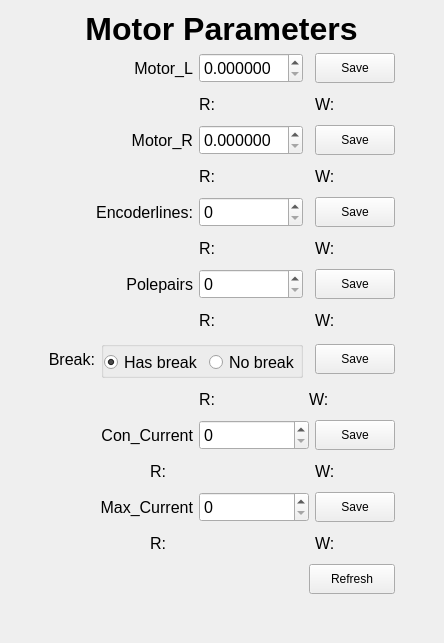
<?xml version="1.0" encoding="UTF-8"?>
<ui version="4.0">
 <class>motor_frame</class>
 <widget class="QWidget" name="motor_frame">
  <property name="geometry">
   <rect>
    <x>0</x>
    <y>0</y>
    <width>444</width>
    <height>643</height>
   </rect>
  </property>
  <property name="windowTitle">
   <string>Motor Specified</string>
  </property>
  <layout class="QGridLayout" name="gridLayout">
   <item row="7" column="1" colspan="3">
    <widget class="QLabel" name="label_5">
     <property name="sizePolicy">
      <sizepolicy hsizetype="Preferred" vsizetype="Minimum">
       <horstretch>0</horstretch>
       <verstretch>0</verstretch>
      </sizepolicy>
     </property>
     <property name="minimumSize">
      <size>
       <width>0</width>
       <height>30</height>
      </size>
     </property>
     <property name="font">
      <font>
       <family>Arial</family>
       <pointsize>12</pointsize>
       <weight>50</weight>
       <bold>false</bold>
      </font>
     </property>
     <property name="text">
      <string>Polepairs</string>
     </property>
     <property name="alignment">
      <set>Qt::AlignRight|Qt::AlignTrailing|Qt::AlignVCenter</set>
     </property>
    </widget>
   </item>
   <item row="5" column="6">
    <widget class="QPushButton" name="encoderline_saveBtn">
     <property name="minimumSize">
      <size>
       <width>0</width>
       <height>30</height>
      </size>
     </property>
     <property name="text">
      <string>Save</string>
     </property>
    </widget>
   </item>
   <item row="6" column="4">
    <widget class="QLabel" name="encoderline_r_label">
     <property name="minimumSize">
      <size>
       <width>80</width>
       <height>30</height>
      </size>
     </property>
     <property name="font">
      <font>
       <pointsize>12</pointsize>
      </font>
     </property>
     <property name="text">
      <string>R:</string>
     </property>
    </widget>
   </item>
   <item row="6" column="6">
    <widget class="QLabel" name="encoderline_w_label">
     <property name="minimumSize">
      <size>
       <width>80</width>
       <height>30</height>
      </size>
     </property>
     <property name="font">
      <font>
       <pointsize>12</pointsize>
      </font>
     </property>
     <property name="text">
      <string>W:</string>
     </property>
    </widget>
   </item>
   <item row="7" column="4">
    <widget class="shr::gui::SpinBox" name="polepairs_spinBox">
     <property name="minimumSize">
      <size>
       <width>100</width>
       <height>30</height>
      </size>
     </property>
     <property name="font">
      <font>
       <family>Arial</family>
       <pointsize>12</pointsize>
      </font>
     </property>
    </widget>
   </item>
   <item row="8" column="6">
    <widget class="QLabel" name="polepairs_w_label">
     <property name="minimumSize">
      <size>
       <width>80</width>
       <height>30</height>
      </size>
     </property>
     <property name="font">
      <font>
       <pointsize>12</pointsize>
      </font>
     </property>
     <property name="text">
      <string>W:</string>
     </property>
    </widget>
   </item>
   <item row="7" column="6">
    <widget class="QPushButton" name="polepairs_saveBtn">
     <property name="minimumSize">
      <size>
       <width>0</width>
       <height>30</height>
      </size>
     </property>
     <property name="text">
      <string>Save</string>
     </property>
    </widget>
   </item>
   <item row="8" column="4">
    <widget class="QLabel" name="polepairs_r_label">
     <property name="minimumSize">
      <size>
       <width>80</width>
       <height>30</height>
      </size>
     </property>
     <property name="font">
      <font>
       <pointsize>12</pointsize>
      </font>
     </property>
     <property name="text">
      <string>R:</string>
     </property>
    </widget>
   </item>
   <item row="9" column="0">
    <spacer name="horizontalSpacer_3">
     <property name="orientation">
      <enum>Qt::Horizontal</enum>
     </property>
     <property name="sizeHint" stdset="0">
      <size>
       <width>40</width>
       <height>20</height>
      </size>
     </property>
    </spacer>
   </item>
   <item row="9" column="6">
    <widget class="QPushButton" name="break_saveBtn">
     <property name="minimumSize">
      <size>
       <width>0</width>
       <height>30</height>
      </size>
     </property>
     <property name="text">
      <string>Save</string>
     </property>
    </widget>
   </item>
   <item row="9" column="7">
    <spacer name="horizontalSpacer_4">
     <property name="orientation">
      <enum>Qt::Horizontal</enum>
     </property>
     <property name="sizeHint" stdset="0">
      <size>
       <width>40</width>
       <height>20</height>
      </size>
     </property>
    </spacer>
   </item>
   <item row="9" column="1">
    <widget class="QLabel" name="label_7">
     <property name="sizePolicy">
      <sizepolicy hsizetype="Preferred" vsizetype="Minimum">
       <horstretch>0</horstretch>
       <verstretch>0</verstretch>
      </sizepolicy>
     </property>
     <property name="minimumSize">
      <size>
       <width>0</width>
       <height>30</height>
      </size>
     </property>
     <property name="font">
      <font>
       <family>Arial</family>
       <pointsize>12</pointsize>
       <weight>50</weight>
       <bold>false</bold>
      </font>
     </property>
     <property name="text">
      <string>Break:</string>
     </property>
     <property name="alignment">
      <set>Qt::AlignRight|Qt::AlignTrailing|Qt::AlignVCenter</set>
     </property>
    </widget>
   </item>
   <item row="10" column="4">
    <widget class="QLabel" name="break_r_label">
     <property name="minimumSize">
      <size>
       <width>80</width>
       <height>30</height>
      </size>
     </property>
     <property name="font">
      <font>
       <pointsize>12</pointsize>
      </font>
     </property>
     <property name="text">
      <string>R:</string>
     </property>
    </widget>
   </item>
   <item row="10" column="5" colspan="2">
    <widget class="QLabel" name="break_w_label">
     <property name="minimumSize">
      <size>
       <width>80</width>
       <height>30</height>
      </size>
     </property>
     <property name="font">
      <font>
       <pointsize>12</pointsize>
      </font>
     </property>
     <property name="text">
      <string>W:</string>
     </property>
    </widget>
   </item>
   <item row="11" column="6">
    <widget class="QPushButton" name="con_current_saveBtn">
     <property name="minimumSize">
      <size>
       <width>0</width>
       <height>30</height>
      </size>
     </property>
     <property name="text">
      <string>Save</string>
     </property>
    </widget>
   </item>
   <item row="12" column="6">
    <widget class="QLabel" name="con_current_w_label">
     <property name="minimumSize">
      <size>
       <width>80</width>
       <height>30</height>
      </size>
     </property>
     <property name="font">
      <font>
       <pointsize>12</pointsize>
      </font>
     </property>
     <property name="text">
      <string>W:</string>
     </property>
    </widget>
   </item>
   <item row="12" column="3" colspan="3">
    <widget class="QLabel" name="con_current_r_label">
     <property name="minimumSize">
      <size>
       <width>80</width>
       <height>30</height>
      </size>
     </property>
     <property name="font">
      <font>
       <pointsize>12</pointsize>
      </font>
     </property>
     <property name="text">
      <string>R:</string>
     </property>
    </widget>
   </item>
   <item row="13" column="6">
    <widget class="QPushButton" name="max_current_saveBtn">
     <property name="minimumSize">
      <size>
       <width>0</width>
       <height>30</height>
      </size>
     </property>
     <property name="text">
      <string>Save</string>
     </property>
    </widget>
   </item>
   <item row="14" column="3" colspan="3">
    <widget class="QLabel" name="max_current_r_label">
     <property name="minimumSize">
      <size>
       <width>80</width>
       <height>30</height>
      </size>
     </property>
     <property name="font">
      <font>
       <pointsize>12</pointsize>
      </font>
     </property>
     <property name="text">
      <string>R:</string>
     </property>
    </widget>
   </item>
   <item row="14" column="6">
    <widget class="QLabel" name="max_current_w_label">
     <property name="minimumSize">
      <size>
       <width>80</width>
       <height>30</height>
      </size>
     </property>
     <property name="font">
      <font>
       <pointsize>12</pointsize>
      </font>
     </property>
     <property name="text">
      <string>W:</string>
     </property>
    </widget>
   </item>
   <item row="15" column="5" colspan="2">
    <widget class="QPushButton" name="refreshBtn">
     <property name="minimumSize">
      <size>
       <width>80</width>
       <height>30</height>
      </size>
     </property>
     <property name="text">
      <string>Refresh</string>
     </property>
    </widget>
   </item>
   <item row="9" column="2" colspan="3">
    <widget class="QGroupBox" name="groupBox_2">
     <property name="minimumSize">
      <size>
       <width>0</width>
       <height>30</height>
      </size>
     </property>
     <property name="title">
      <string/>
     </property>
     <layout class="QGridLayout" name="gridLayout_2">
      <property name="leftMargin">
       <number>0</number>
      </property>
      <property name="topMargin">
       <number>0</number>
      </property>
      <property name="rightMargin">
       <number>0</number>
      </property>
      <property name="bottomMargin">
       <number>0</number>
      </property>
      <item row="0" column="0">
       <widget class="QRadioButton" name="break_enable">
        <property name="minimumSize">
         <size>
          <width>0</width>
          <height>30</height>
         </size>
        </property>
        <property name="font">
         <font>
          <family>Arial</family>
          <pointsize>12</pointsize>
          <weight>50</weight>
          <bold>false</bold>
         </font>
        </property>
        <property name="text">
         <string>Has break</string>
        </property>
        <property name="checked">
         <bool>true</bool>
        </property>
       </widget>
      </item>
      <item row="0" column="1">
       <widget class="QRadioButton" name="break_disable">
        <property name="minimumSize">
         <size>
          <width>0</width>
          <height>30</height>
         </size>
        </property>
        <property name="font">
         <font>
          <family>Arial</family>
          <pointsize>12</pointsize>
         </font>
        </property>
        <property name="text">
         <string>No break</string>
        </property>
        <property name="checked">
         <bool>false</bool>
        </property>
       </widget>
      </item>
     </layout>
     <zorder>break_disable</zorder>
     <zorder>break_enable</zorder>
    </widget>
   </item>
   <item row="5" column="4">
    <widget class="shr::gui::SpinBox" name="encoderline_spinBox">
     <property name="minimumSize">
      <size>
       <width>100</width>
       <height>30</height>
      </size>
     </property>
     <property name="font">
      <font>
       <family>Arial</family>
       <pointsize>12</pointsize>
      </font>
     </property>
    </widget>
   </item>
   <item row="1" column="6">
    <widget class="QPushButton" name="motor_l_saveBtn">
     <property name="minimumSize">
      <size>
       <width>0</width>
       <height>30</height>
      </size>
     </property>
     <property name="text">
      <string>Save</string>
     </property>
    </widget>
   </item>
   <item row="2" column="4">
    <widget class="QLabel" name="motor_l_r_label">
     <property name="minimumSize">
      <size>
       <width>80</width>
       <height>30</height>
      </size>
     </property>
     <property name="font">
      <font>
       <pointsize>12</pointsize>
      </font>
     </property>
     <property name="text">
      <string>R:</string>
     </property>
    </widget>
   </item>
   <item row="0" column="1" colspan="6">
    <widget class="QLabel" name="label">
     <property name="font">
      <font>
       <family>Arial</family>
       <pointsize>24</pointsize>
       <weight>75</weight>
       <bold>true</bold>
      </font>
     </property>
     <property name="text">
      <string>Motor Parameters</string>
     </property>
     <property name="alignment">
      <set>Qt::AlignCenter</set>
     </property>
    </widget>
   </item>
   <item row="1" column="1" colspan="3">
    <widget class="QLabel" name="label_3">
     <property name="sizePolicy">
      <sizepolicy hsizetype="Preferred" vsizetype="Minimum">
       <horstretch>0</horstretch>
       <verstretch>0</verstretch>
      </sizepolicy>
     </property>
     <property name="minimumSize">
      <size>
       <width>0</width>
       <height>30</height>
      </size>
     </property>
     <property name="font">
      <font>
       <family>Arial</family>
       <pointsize>12</pointsize>
       <weight>50</weight>
       <bold>false</bold>
      </font>
     </property>
     <property name="text">
      <string>Motor_L</string>
     </property>
     <property name="alignment">
      <set>Qt::AlignRight|Qt::AlignTrailing|Qt::AlignVCenter</set>
     </property>
    </widget>
   </item>
   <item row="1" column="4">
    <widget class="shr::gui::DoubleSpinBox" name="motor_l_spinBox">
     <property name="minimumSize">
      <size>
       <width>100</width>
       <height>30</height>
      </size>
     </property>
     <property name="font">
      <font>
       <family>Arial</family>
       <pointsize>12</pointsize>
      </font>
     </property>
     <property name="decimals">
      <number>6</number>
     </property>
    </widget>
   </item>
   <item row="2" column="6">
    <widget class="QLabel" name="motor_l_w_label">
     <property name="minimumSize">
      <size>
       <width>80</width>
       <height>30</height>
      </size>
     </property>
     <property name="font">
      <font>
       <pointsize>12</pointsize>
      </font>
     </property>
     <property name="text">
      <string>W:</string>
     </property>
    </widget>
   </item>
   <item row="3" column="1" colspan="3">
    <widget class="QLabel" name="label_2">
     <property name="sizePolicy">
      <sizepolicy hsizetype="Preferred" vsizetype="Minimum">
       <horstretch>0</horstretch>
       <verstretch>0</verstretch>
      </sizepolicy>
     </property>
     <property name="minimumSize">
      <size>
       <width>0</width>
       <height>30</height>
      </size>
     </property>
     <property name="font">
      <font>
       <family>Arial</family>
       <pointsize>12</pointsize>
       <weight>50</weight>
       <bold>false</bold>
      </font>
     </property>
     <property name="text">
      <string>Motor_R</string>
     </property>
     <property name="alignment">
      <set>Qt::AlignRight|Qt::AlignTrailing|Qt::AlignVCenter</set>
     </property>
    </widget>
   </item>
   <item row="3" column="4">
    <widget class="shr::gui::DoubleSpinBox" name="motor_r_spinBox">
     <property name="minimumSize">
      <size>
       <width>100</width>
       <height>30</height>
      </size>
     </property>
     <property name="font">
      <font>
       <family>Arial</family>
       <pointsize>12</pointsize>
      </font>
     </property>
     <property name="decimals">
      <number>6</number>
     </property>
    </widget>
   </item>
   <item row="3" column="6">
    <widget class="QPushButton" name="motor_r_saveBtn">
     <property name="minimumSize">
      <size>
       <width>0</width>
       <height>30</height>
      </size>
     </property>
     <property name="text">
      <string>Save</string>
     </property>
    </widget>
   </item>
   <item row="4" column="4">
    <widget class="QLabel" name="motor_r_r_label">
     <property name="minimumSize">
      <size>
       <width>80</width>
       <height>30</height>
      </size>
     </property>
     <property name="font">
      <font>
       <pointsize>12</pointsize>
      </font>
     </property>
     <property name="text">
      <string>R:</string>
     </property>
    </widget>
   </item>
   <item row="4" column="6">
    <widget class="QLabel" name="motor_r_w_label">
     <property name="minimumSize">
      <size>
       <width>80</width>
       <height>30</height>
      </size>
     </property>
     <property name="font">
      <font>
       <pointsize>12</pointsize>
      </font>
     </property>
     <property name="text">
      <string>W:</string>
     </property>
    </widget>
   </item>
   <item row="5" column="1" colspan="3">
    <widget class="QLabel" name="label_6">
     <property name="sizePolicy">
      <sizepolicy hsizetype="Preferred" vsizetype="Minimum">
       <horstretch>0</horstretch>
       <verstretch>0</verstretch>
      </sizepolicy>
     </property>
     <property name="minimumSize">
      <size>
       <width>0</width>
       <height>30</height>
      </size>
     </property>
     <property name="font">
      <font>
       <family>Arial</family>
       <pointsize>12</pointsize>
       <weight>50</weight>
       <bold>false</bold>
      </font>
     </property>
     <property name="text">
      <string>Encoderlines:</string>
     </property>
     <property name="alignment">
      <set>Qt::AlignRight|Qt::AlignTrailing|Qt::AlignVCenter</set>
     </property>
    </widget>
   </item>
   <item row="16" column="4">
    <spacer name="verticalSpacer_2">
     <property name="orientation">
      <enum>Qt::Vertical</enum>
     </property>
     <property name="sizeHint" stdset="0">
      <size>
       <width>20</width>
       <height>40</height>
      </size>
     </property>
    </spacer>
   </item>
   <item row="13" column="4" colspan="2">
    <widget class="shr::gui::SpinBox" name="spinBox_max_current">
     <property name="minimumSize">
      <size>
       <width>80</width>
       <height>30</height>
      </size>
     </property>
     <property name="font">
      <font>
       <family>Arial</family>
       <pointsize>12</pointsize>
      </font>
     </property>
    </widget>
   </item>
   <item row="11" column="1" colspan="3">
    <widget class="QLabel" name="label_9">
     <property name="sizePolicy">
      <sizepolicy hsizetype="Preferred" vsizetype="Minimum">
       <horstretch>0</horstretch>
       <verstretch>0</verstretch>
      </sizepolicy>
     </property>
     <property name="minimumSize">
      <size>
       <width>0</width>
       <height>30</height>
      </size>
     </property>
     <property name="font">
      <font>
       <family>Arial</family>
       <pointsize>12</pointsize>
      </font>
     </property>
     <property name="text">
      <string>Con_Current</string>
     </property>
     <property name="alignment">
      <set>Qt::AlignRight|Qt::AlignTrailing|Qt::AlignVCenter</set>
     </property>
    </widget>
   </item>
   <item row="11" column="4" colspan="2">
    <widget class="shr::gui::SpinBox" name="spinBox_con_current">
     <property name="minimumSize">
      <size>
       <width>80</width>
       <height>30</height>
      </size>
     </property>
     <property name="font">
      <font>
       <family>Arial</family>
       <pointsize>12</pointsize>
      </font>
     </property>
    </widget>
   </item>
   <item row="13" column="1" colspan="3">
    <widget class="QLabel" name="label_8">
     <property name="sizePolicy">
      <sizepolicy hsizetype="Preferred" vsizetype="Minimum">
       <horstretch>0</horstretch>
       <verstretch>0</verstretch>
      </sizepolicy>
     </property>
     <property name="minimumSize">
      <size>
       <width>0</width>
       <height>30</height>
      </size>
     </property>
     <property name="font">
      <font>
       <family>Arial</family>
       <pointsize>12</pointsize>
      </font>
     </property>
     <property name="text">
      <string>Max_Current</string>
     </property>
     <property name="alignment">
      <set>Qt::AlignRight|Qt::AlignTrailing|Qt::AlignVCenter</set>
     </property>
    </widget>
   </item>
  </layout>
 </widget>
 <layoutdefault spacing="6" margin="11"/>
 <customwidgets>
  <customwidget>
   <class>shr::gui::SpinBox</class>
   <extends>QSpinBox</extends>
   <header>common/spinbox.h</header>
  </customwidget>
  <customwidget>
   <class>shr::gui::DoubleSpinBox</class>
   <extends>QDoubleSpinBox</extends>
   <header>common/doublespinbox.h</header>
  </customwidget>
 </customwidgets>
 <resources/>
 <connections/>
</ui>
